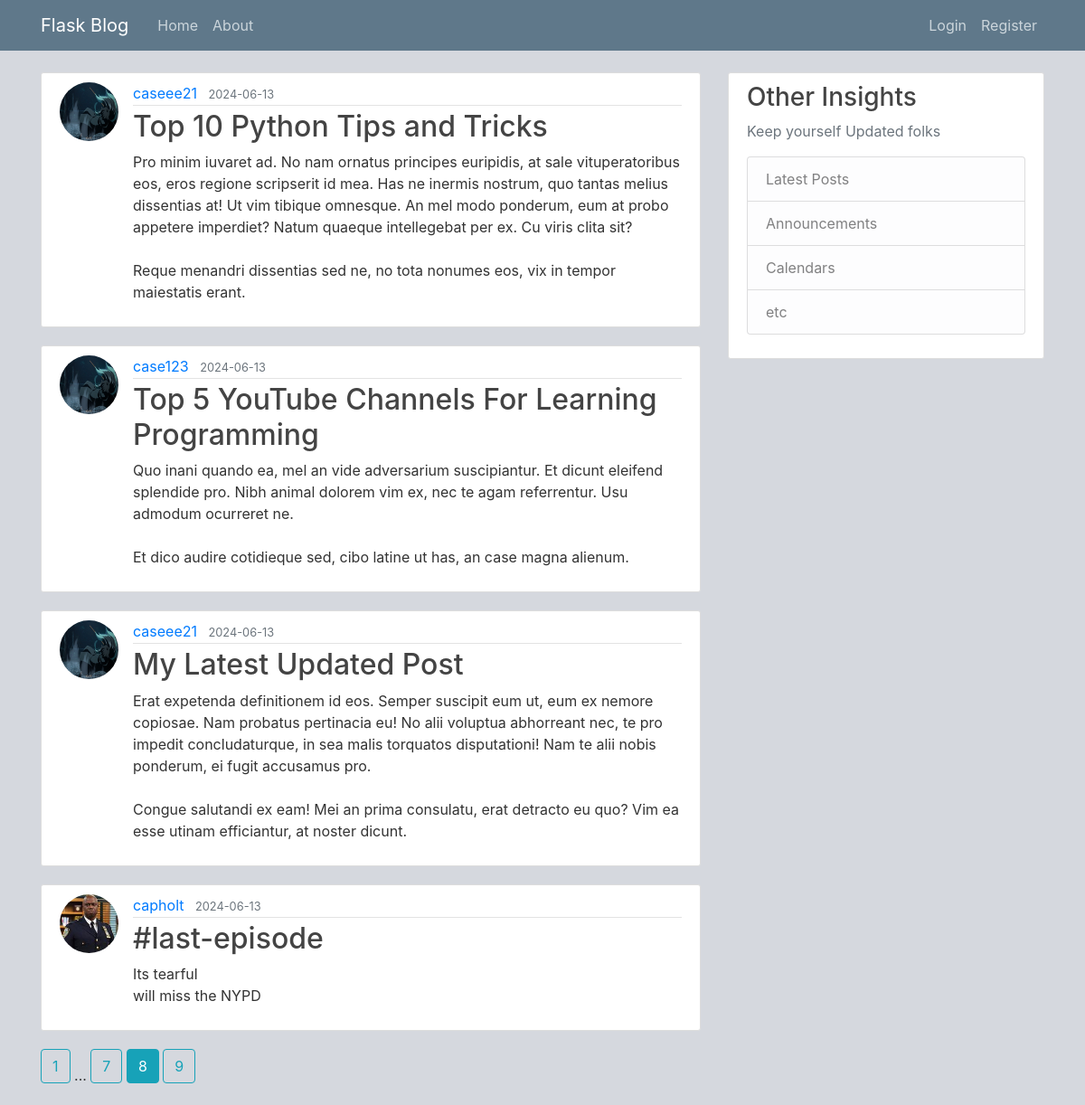
Screenshot of /home?page=8 with the database file from the repository.
### flaskblog/models.py (models this page shows, shortened)
class Post(db.Model):
    id = db.Column(db.Integer, primary_key=True)
    title = db.Column(db.String(100), nullable=False)
    date_posted = db.Column(db.DateTime, nullable=False, default=datetime.utcnow)
    content = db.Column(db.Text, nullable=False)
    user_id = db.Column(db.Integer, db.ForeignKey('user.id'), nullable=False)

class User(db.Model, UserMixin):
    id = db.Column(db.Integer, primary_key=True)
    username = db.Column(db.String(20), unique=True, nullable=False)
    email = db.Column(db.String(120), unique=True, nullable=False)
    image_file = db.Column(db.String(20), nullable=False, default='default.jpg')
    password = db.Column(db.String(60), nullable=False)
    posts = db.relationship('Post', backref='author', lazy=True)

### flaskblog/main/routes.py (the view)
@main.route("/")
@main.route("/home")
def home():
    page=request.args.get('page', 1, type=int)
    posts= Post.query.order_by(Post.date_posted.desc()).paginate(page=page, per_page=4)
    return render_template('home.html', posts=posts)

### flaskblog/templates/home.html
{% extends "layout.html" %}
{% block content %}
    {% for post in posts.items %}
        <article class="media content-section">
          <img class="rounded-circle article-img" src="{{ url_for('static', filename='pfp/' + post.author.image_file) }}">
          <div class="media-body">
            <div class="article-metadata">
              <a class="mr-2" href="{{url_for('users.user_posts', username = post.author.username)}}"> {{ post.author.username }} </a>
              <small class="text-muted">{{ post.date_posted.strftime('%Y-%m-%d') }}</small>
            </div>
            <h2><a class="article-title" href="{{ url_for('posts.post', post_id=post.id)}}">{{ post.title }}</a></h2>
            <p class="article-content">{{ post.content }}</p>
          </div>
        </article>
    {% endfor %}
    {% for page_num in posts.iter_pages(left_edge=1, right_edge=1, left_current=1, right_current=2) %}
      {% if page_num %}
        {% if posts.page == page_num %}
          <a class="btn btn-info mb-4" href="{{ url_for('main.home', page=page_num) }}">{{ page_num }}</a>
        {% else %}
          <a class="btn btn-outline-info mb-4" href="{{ url_for('main.home', page=page_num) }}">{{ page_num }}</a>
        {% endif %}
      {% else %}
        ...
    {% endif %}
  {% endfor %}
{% endblock content %}

### flaskblog/static/main.css (style rules this page uses)
body { background: #d5d8de; color: #333333; margin-top: 5rem; }
h1, h2, h3, h4, h5, h6 { color: #444444; }
.content-section { background: #ffffff; padding: 10px 20px; border: 1px solid #dddddd; border-radius: 3px; margin-bottom: 20px; }
.article-title { color: #444444; }
.article-content { white-space: pre-line; }
.article-img { height: 65px; width: 65px; margin-right: 16px; }
.article-metadata { padding-bottom: 1px; margin-bottom: 4px; border-bottom: 1px solid #e3e3e3 }

### rows the page displays
Post: image_file (placeholder picture), author.username "caseee21", date_posted "2024-06-13", title "Top 10 Python Tips and Tricks", content "Pro minim iuvaret ad. No nam ornatus principes euripidis, at sale vituperatoribus eos, eros regione scripserit id mea. Has ne inermis nostrum, quo tantas melius dissentias at! Ut vim tibique omnesque. An mel modo ponderum, eum at probo appetere imperdiet? Natum quaeque intellegebat per ex. Cu viris clita sit? Reque menandri dissentias sed ne, no tota nonumes eos, vix in tempor maiestatis erant."
Post: image_file (placeholder picture), author.username "case123", date_posted "2024-06-13", title "Top 5 YouTube Channels For Learning Programming", content "Quo inani quando ea, mel an vide adversarium suscipiantur. Et dicunt eleifend splendide pro. Nibh animal dolorem vim ex, nec te agam referrentur. Usu admodum ocurreret ne. Et dico audire cotidieque sed, cibo latine ut has, an case magna alienum."
Post: image_file (placeholder picture), author.username "caseee21", date_posted "2024-06-13", title "My Latest Updated Post", content "Erat expetenda definitionem id eos. Semper suscipit eum ut, eum ex nemore copiosae. Nam probatus pertinacia eu! No alii voluptua abhorreant nec, te pro impedit concludaturque, in sea malis torquatos disputationi! Nam te alii nobis ponderum, ei fugit accusamus pro. Congue salutandi ex eam! Mei an prima consulatu, erat detracto eu quo? Vim ea esse utinam efficiantur, at noster dicunt."
Post: image_file (picture), author.username "capholt", date_posted "2024-06-13", title "#last-episode", content "Its tearful will miss the NYPD"

### other values shown
{{ page_num }} "1" "7" "9"
{{ page_num }} "8"
